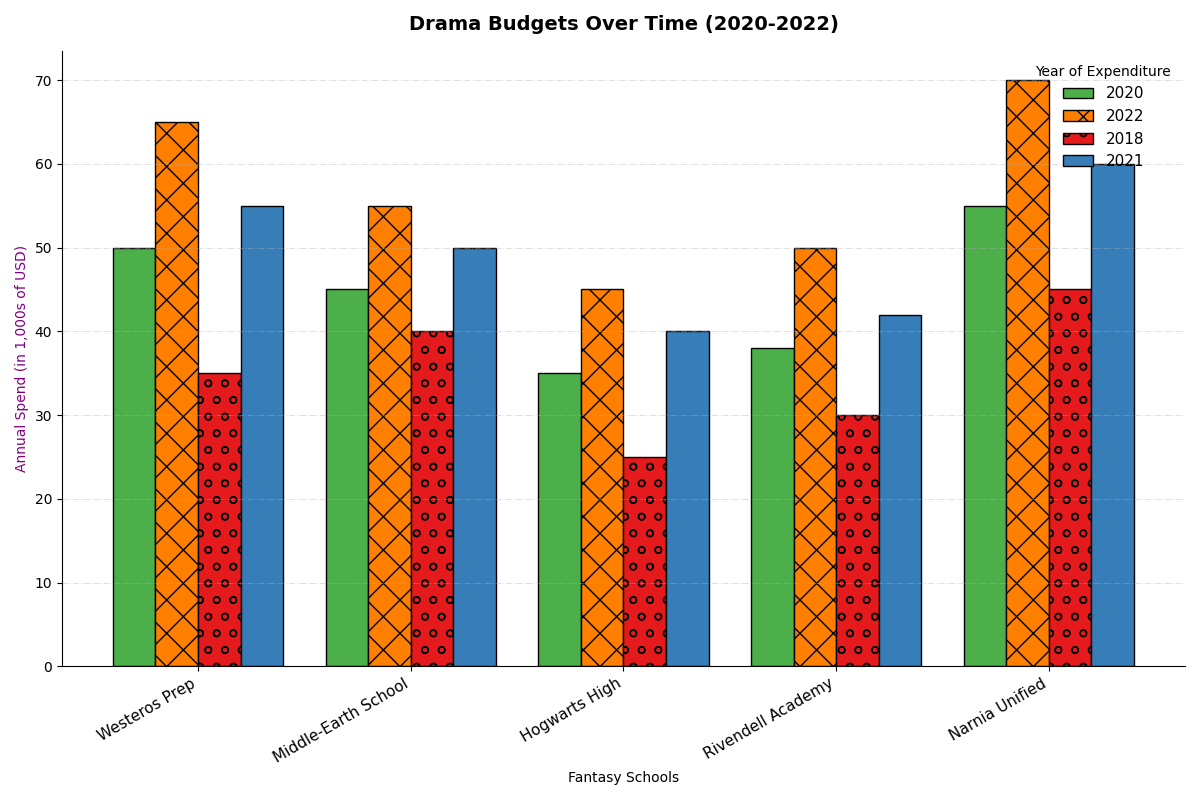

The Python source for this figure:
import matplotlib.pyplot as plt
import numpy as np

schools = ['Westeros Prep', 'Middle-Earth School', 'Hogwarts High', 'Rivendell Academy', 'Narnia Unified']

budgets_2018 = np.array([35, 40, 25, 30, 45])
budgets_2020 = np.array([50, 45, 35, 38, 55])
budgets_2021 = np.array([55, 50, 40, 42, 60])
budgets_2022 = np.array([65, 55, 45, 50, 70])

years = ['2020', '2022', '2018', '2021']  # Removed '2019'
data = np.array([budgets_2020, budgets_2022, budgets_2018, budgets_2021])  # Removed budgets_2019

fig, ax = plt.subplots(figsize=(12, 8))

bar_width = 0.2
bar_positions = np.arange(len(schools))
colors = ['#4daf4a', '#ff7f00', '#e41a1c', '#377eb8']  # Removed one color
markers = ['D', 'x', 'o', 's']  # Removed one marker

for idx, year in enumerate(years):
    ax.bar(bar_positions + idx * bar_width, 
           data[idx], 
           bar_width, 
           label=f'{year}', 
           color=colors[idx],
           edgecolor='black', 
           hatch=markers[idx % len(markers)])

ax.set_xlabel('Fantasy Schools', fontsize=10)
ax.set_ylabel('Annual Spend (in 1,000s of USD)', fontsize=10, color='purple')
ax.set_title('Drama Budgets Over Time (2020-2022)', fontsize=14, fontweight='bold', pad=15)
ax.set_xticks(bar_positions + bar_width * 1.5)
ax.set_xticklabels(schools, rotation=30, ha="right", fontsize=11)

ax.legend(title='Year of Expenditure', fontsize=11, loc='upper right', frameon=False)

ax.grid(True, axis='y', linestyle='-.', linewidth=0.7, alpha=0.4)
ax.spines['top'].set_visible(False)
ax.spines['right'].set_visible(False)

fig.tight_layout()
plt.show()
